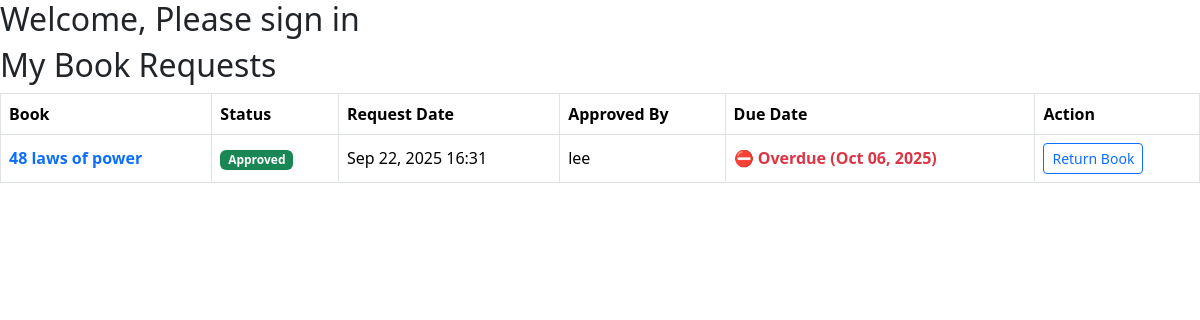
The app's page /library/my-requests/ (signed in), older data.
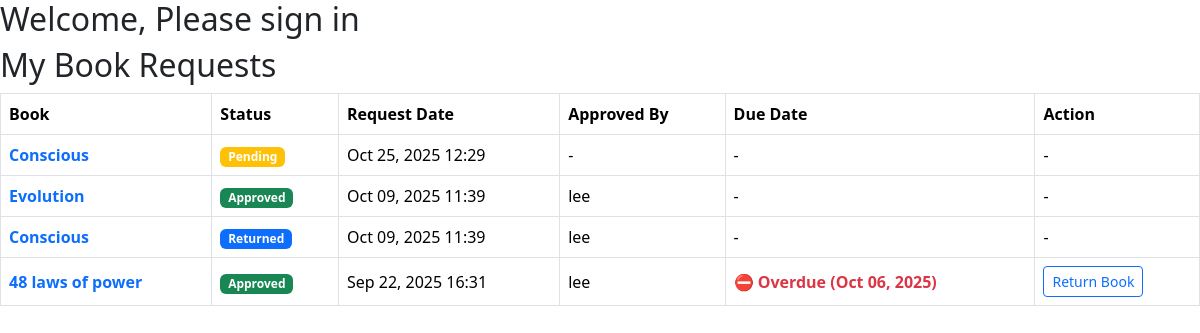
The same page, newer data.
### library_app/models.py (models this page shows, shortened)
class BookRequest(models.Model):
    STATUS_CHOICES = (
        ('pending', 'Pending'),
        ('approved', 'Approved'),
        ('rejected', 'Rejected'),
        ('returned', 'Returned'),
    )
    user = models.ForeignKey(User, on_delete=models.CASCADE)
    book = models.ForeignKey(Book, on_delete=models.CASCADE)
    request_date = models.DateTimeField(default=timezone.now)
    status = models.CharField(max_length=10, choices=STATUS_CHOICES, default='pending')
    approved_by = models.ForeignKey(User, on_delete=models.SET_NULL, null=True, blank=True, related_name='approved_requests')

class Book(models.Model):
    title = models.CharField(max_length=255)
    author = models.CharField(max_length=255)
    isbn = models.CharField(max_length=13, unique=True)
    category = models.CharField(max_length=100)
    description = models.TextField(blank=True)  # NEW field
    total_copies = models.PositiveIntegerField()
    available_copies = models.PositiveIntegerField()
    added_by = models.ForeignKey(User, on_delete=models.SET_NULL, null=True, blank=True)  # NEW field
    publisher = models.ForeignKey('Publisher', on_delete=models.SET_NULL, null=True, blank=True)  # NEW field
    created_at = models.DateTimeField(auto_now_add=True)
    updated_at = models.DateTimeField(auto_now=True)

class IssuedBook(models.Model):
    user = models.ForeignKey(User, on_delete=models.CASCADE)
    book = models.ForeignKey(Book, on_delete=models.CASCADE)
    request = models.OneToOneField('BookRequest', on_delete=models.SET_NULL, null=True, blank=True)
    issue_date = models.DateField(default=timezone.now)
    due_date = models.DateField()
    return_date = models.DateField(null=True, blank=True)

### library_app/views.py (the view)
# urls.py: path('my-requests/', my_requests, name='my_requests'),
@login_required
def my_requests(request):
    requests = BookRequest.objects.filter(user=request.user).order_by('-request_date')
    for req in requests:
        req.issued_book = IssuedBook.objects.filter(
            user=request.user,
            book=req.book,
            return_date__isnull=True
        ).first()
    context = {
        'requests': requests,
        'today': timezone.now().date(),  # ✅ ADD THIS LINE
    }
    return render(request, 'library_app/my_requests.html', context)

### library_app/templates/library_app/my_requests.html (shortened to what this page needs)
{% extends 'base.html' %}
{% block content %}
<h2>My Book Requests</h2>
{% if requests %}
<table class="table table-bordered align-middle">
  <thead>
    <tr>
      <th>Book</th>
      <th>Status</th>
      <th>Request Date</th>
      <th>Approved By</th>
      <th>Due Date</th>
      <th>Action</th>
    </tr>
  </thead>
  <tbody>
    {% for req in requests %}
    <tr>
      <td>
        <a href="{% url 'book_detail' req.book.id %}" class="text-decoration-none fw-semibold">
          {{ req.book.title }}
        </a>
      </td>
      <td>
        {% if req.status == 'pending' %}
          <span class="badge bg-warning">{{ req.status|title }}</span>
        {% elif req.status == 'approved' %}
          <span class="badge bg-success">{{ req.status|title }}</span>
        {% elif req.status == 'returned' %}
          <span class="badge bg-primary">{{ req.status|title }}</span>
        {% else %}
          <span class="badge bg-danger">{{ req.status|title }}</span>
        {% endif %}
      </td>
      <td>{{ req.request_date|date:"M d, Y H:i" }}</td>
      <td>{% if req.approved_by %}{{ req.approved_by.username }}{% else %}-{% endif %}</td>
      <td>
        {% if req.issued_book %}
          {% if req.issued_book.due_date < today %}
            <span class="text-danger fw-bold">⛔ Overdue ({{ req.issued_book.due_date|date:"M d, Y" }})</span>
          {% elif req.issued_book.due_date <= today|add:"3" %}
            <span class="text-warning fw-semibold">⚠️ Due Soon ({{ req.issued_book.due_date|date:"M d, Y" }})</span>
          {% else %}
            <span class="text-success">{{ req.issued_book.due_date|date:"M d, Y" }}</span>
          {% endif %}
        {% else %}
          -
        {% endif %}
      </td>
      <td>
        {% if req.status == 'approved' and req.issued_book %}
          <form method="post" action="{% url 'return_book' req.issued_book.id %}">
            <button type="submit" class="btn btn-sm btn-outline-primary">
              Return Book
            </button>
          </form>
        {% else %}
          -
        {% endif %}
      </td>
    </tr>
    {% endfor %}
  </tbody>
</table>
{% else %}
<p>You have not requested any books yet.</p>
{% endif %}
{% endblock %}

Row changes from the older to the newer data that the page shows:
added BookRequest: book "Conscious", status "Pending", request_date "Oct 25, 2025 12:29"
added BookRequest: book "Evolution", status "Approved", request_date "Oct 09, 2025 11:39", approved_by.username "lee"
added BookRequest: book "Conscious", status "Returned", request_date "Oct 09, 2025 11:39", approved_by.username "lee"
